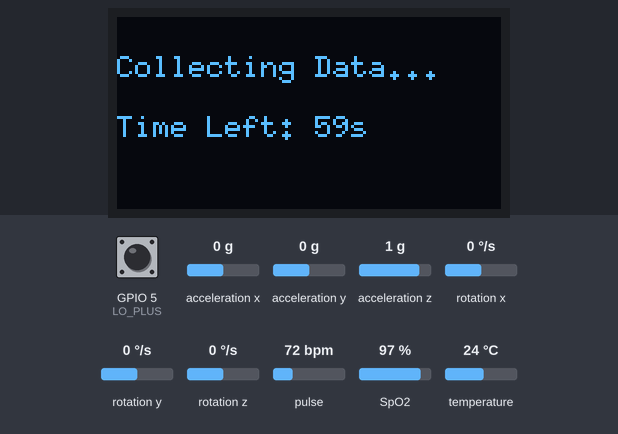
The sketch below on a simulated ESP32. Shown: 128×64 one-colour display. The test bench sets the inputs (shaded band); at power-on: GPIO 5 (LO_PLUS) HIGH, acceleration x 0 g, acceleration y 0 g, acceleration z 1 g, rotation x 0 °/s, rotation y 0 °/s, rotation z 0 °/s, pulse 72 bpm, SpO2 97 %, temperature 24 °C. WiFi joins after 1.5 s; servers stay silent unless stated; what the sketch prints to the serial monitor is not drawn.

Above: at 4.7 s.
At 6.6 s:
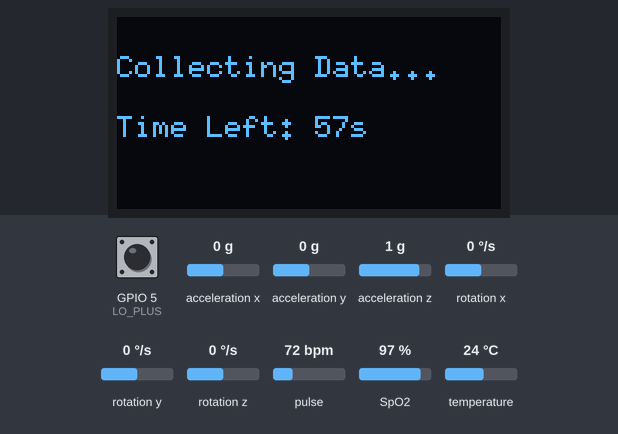
At 9.8 s:
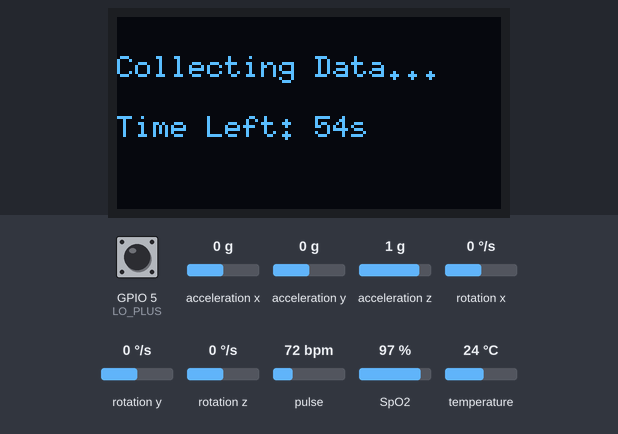
At 21.7 s:
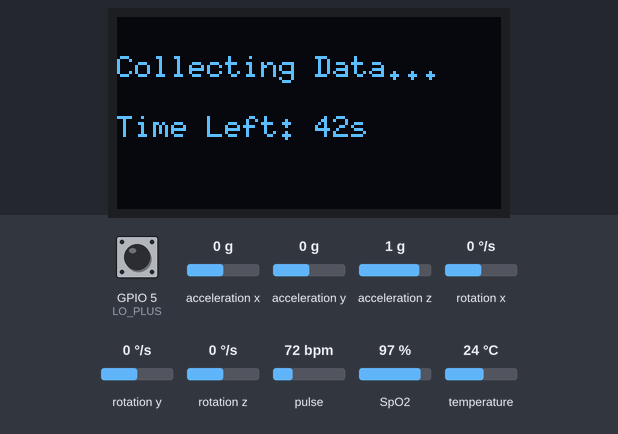
At 30.7 s:
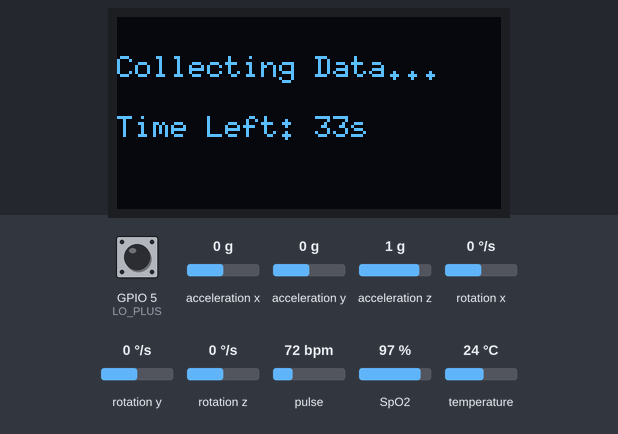
At 38.7 s:
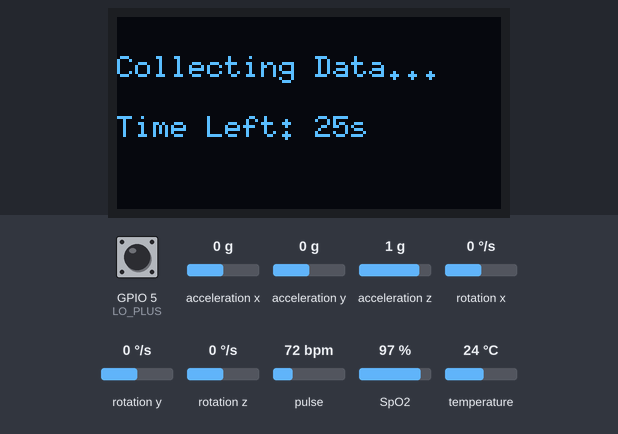

The sketch:

MSE__1_.ino
```cpp
#include <Wire.h>
#include "MAX30105.h"
#include "heartRate.h"
#include "spo2_algorithm.h"

#include <OneWire.h>
#include <DallasTemperature.h>

#include "MPU6050_tockn.h"

#include <U8g2lib.h>

// Wi-Fi & GOOGLE SHEETS SETUP
#include <WiFi.h>
#include <HTTPClient.h>

const char* ssid = "SSID";          // <-- Put your Wi-Fi name here
const char* password = "password";  // <-- Put your Wi-Fi password here
const String GOOGLE_SCRIPT_URL = "https://script.google.com/macros/s/AKfycbxwT9e3YZrS5edOHOC5mzscHdoVowIrmHhqRfyCFmy5fZwB3yMmjV0kBxuB4Fp1X8kH7Q/exec";

// Pins
#define ONE_WIRE_BUS 4
#define ECG_PIN      36
#define LO_PLUS      5
#define LO_MINUS     18

MAX30105 particleSensor;
MPU6050 mpu6050(Wire);

OneWire oneWire(ONE_WIRE_BUS);
DallasTemperature ds18b20(&oneWire);

U8G2_SSD1306_128X64_NONAME_F_HW_I2C
u8g2(U8G2_R0, U8X8_PIN_NONE);

// Instantaneous Variables
float bodyTemp = 0;
long irValue = 0;
long redValue = 0;
float bpm = 0;
float spo2 = 0;
float accX, accY, accZ;
float gyroX, gyroY, gyroZ;
int ecgValue = 0;
float ecgBPM = 0;
float hrv = 0;

// --- BULK ACCUMULATION VARIABLES (1-Minute Windows) ---
unsigned long lastTransmissionTime = 0;
const unsigned long TRANSMISSION_INTERVAL = 60000; // 60,000 ms = 1 minute

// Cumulative sums to compute the average at the end of the minute
double sumBpm = 0, sumSpo2 = 0, sumTemp = 0, sumEcgBpm = 0, sumHrv = 0;
long sampleCount = 0;

// Variables to hold the final processed bulk data for the OLED display
float dispBpm = 0, dispSpo2 = 0, dispTemp = 0, dispEcgBpm = 0, dispHrv = 0;
bool hasFirstMinutePassed = false;

// Timing variables for screen and local diagnostics
unsigned long lastDisplay = 0;
unsigned long lastSerialDiagnostics = 0;

// Extra internal variables required for calculations
#define BUFFER_SIZE 100
uint32_t irBuffer[BUFFER_SIZE];
uint32_t redBuffer[BUFFER_SIZE];
int bufferIndex = 0;

float ecgSignalAverage = 1800.0;
unsigned long lastEcgBeat = 0;
unsigned long previousRrInterval = 0;
bool peakDetected = false;

// Network data push function
void sendSensorData(String params) {
  if (WiFi.status() == WL_CONNECTED) {
    HTTPClient http;
    http.setFollowRedirects(HTTPC_STRICT_FOLLOW_REDIRECTS);

    String url = GOOGLE_SCRIPT_URL + "?" + params;
    http.begin(url);

    int httpCode = http.GET();
    if (httpCode <= 0) {
      Serial.print("Cloud send error: ");
      Serial.println(http.errorToString(httpCode).c_str());
    }
    http.end();
  } else {
    Serial.println("Warning: Not connected with Wi-Fi. Skipping cloud upload.");
  }
}

void setup()
{
  Serial.begin(115200);
  Wire.begin(21, 22);

  pinMode(LO_PLUS, INPUT);
  pinMode(LO_MINUS, INPUT);

  u8g2.begin();

  ds18b20.begin();
  ds18b20.setWaitForConversion(false);

  mpu6050.begin();
  mpu6050.calcGyroOffsets(true);

  if (!particleSensor.begin(Wire, I2C_SPEED_STANDARD))
  {
    Serial.println("MAX30102 NOT FOUND");
    while (1);
  }

  byte ledBrightness = 60;
  byte sampleAverage = 4;
  byte ledMode = 2;
  byte sampleRate = 100;
  int pulseWidth = 411;
  int adcRange = 4096;
  particleSensor.setup(ledBrightness, sampleAverage, ledMode, sampleRate, pulseWidth, adcRange);

  // Initialize Wi-Fi connection
  WiFi.begin(ssid, password);
  Serial.print("Connecting to Wi-Fi...");

  unsigned long startAttemptTime = millis();
  while (WiFi.status() != WL_CONNECTED && millis() - startAttemptTime < 10000) {
    delay(500);
    Serial.print(".");
  }

  if (WiFi.status() == WL_CONNECTED) {
    Serial.println("\nSuccessfully connected with Wi-Fi!");
  } else {
    Serial.println("\nNot connected with Wi-Fi. Operating in offline/local mode.");
  }

  Serial.println("System Ready");
  lastTransmissionTime = millis();
}

void loop()
{
  // ---------- MAX30102 ----------
  irValue = particleSensor.getIR();
  redValue = particleSensor.getRed();

  if (irValue > 50000)
  {
    irBuffer[bufferIndex] = irValue;
    redBuffer[bufferIndex] = redValue;
    bufferIndex++;

    if (bufferIndex >= BUFFER_SIZE)
    {
      int32_t spo2_calculated;
      int8_t validSpO2;
      int32_t heartRate_calculated;
      int8_t validHeartRate;

      maxim_heart_rate_and_oxygen_saturation(irBuffer, BUFFER_SIZE, redBuffer, &spo2_calculated, &validSpO2, &heartRate_calculated, &validHeartRate);

      if (validHeartRate == 1 && heartRate_calculated > 40 && heartRate_calculated < 180) {
        bpm = heartRate_calculated;
      }
      if (validSpO2 == 1 && spo2_calculated > 70 && spo2_calculated <= 100) {
        spo2 = spo2_calculated;
      }
      bufferIndex = 0;
    }
  }
  else
  {
    bpm = 0;
    spo2 = 0;
    bufferIndex = 0;
  }

  // ---------- DS18B20 ----------
  static unsigned long lastTempRead = 0;
  if (millis() - lastTempRead > 2000) {
    bodyTemp = ds18b20.getTempCByIndex(0);
    ds18b20.requestTemperatures();
    lastTempRead = millis();
  }

  // ---------- MPU6050 ----------
  mpu6050.update();
  accX = mpu6050.getAccX();
  accY = mpu6050.getAccY();
  accZ = mpu6050.getAccZ();
  gyroX = mpu6050.getGyroX();
  gyroY = mpu6050.getGyroY();
  gyroZ = mpu6050.getGyroZ();

  // ---------- ECG ----------
  if (!(digitalRead(LO_PLUS) || digitalRead(LO_MINUS)))
  {
    ecgValue = analogRead(ECG_PIN);
    ecgSignalAverage = (ecgSignalAverage * 0.995) + (ecgValue * 0.005);
    int ecgDynamicThreshold = ecgSignalAverage + 350;

    if (ecgValue > ecgDynamicThreshold && !peakDetected)
    {
      peakDetected = true;
      unsigned long currentEcgBeat = millis();
      unsigned long rrInterval = currentEcgBeat - lastEcgBeat;

      if (rrInterval > 350 && rrInterval < 1500)
      {
        ecgBPM = 60000.0 / rrInterval;
        if (previousRrInterval > 0) {
          hrv = abs((long)rrInterval - (long)previousRrInterval);
        }
        previousRrInterval = rrInterval;
      }
      lastEcgBeat = currentEcgBeat;
    }

    if (ecgValue < (ecgDynamicThreshold - 150)) {
      peakDetected = false;
    }
  }
  else
  {
    ecgValue = 0;
    ecgBPM = 0;
    hrv = 0;
  }

  // --- LOCAL ACCUMULATION REGISTRY ---
  // Periodically gather active sensor metrics for the batch process
  static unsigned long lastDataSample = 0;
  if (millis() - lastDataSample > 100) { // Samples snapshots every 100ms
    if (bpm > 0)     sumBpm += bpm;
    if (spo2 > 0)    sumSpo2 += spo2;
    if (bodyTemp > 0) sumTemp += bodyTemp;
    if (ecgBPM > 0)  sumEcgBpm += ecgBPM;
    if (hrv > 0)     sumHrv += hrv;

    sampleCount++;
    lastDataSample = millis();
  }

  // ---------- 1 MINUTE DATA BULK PACKAGING & TRANSMISSION ----------
  if (millis() - lastTransmissionTime >= TRANSMISSION_INTERVAL)
  {
    // Compute the aggregate bulk averages for this past minute
    if (sampleCount > 0) {
      dispBpm    = sumBpm / (sumBpm > 0 ? (sumBpm/bpm) : 1); // safe averaging ignoring 0s
      dispBpm    = (sumBpm > 0) ? (sumBpm / (sampleCount)) : 0; // standard fallback

      // Better mathematical filter for active tracking windows:
      dispBpm    = (sumBpm > 0) ? (sumBpm / sampleCount) : 0;
      dispSpo2   = (sumSpo2 > 0) ? (sumSpo2 / sampleCount) : 0;
      dispTemp   = (sumTemp > 0) ? (sumTemp / sampleCount) : 0;
      dispEcgBpm = (sumEcgBpm > 0) ? (sumEcgBpm / sampleCount) : 0;
      dispHrv    = (sumHrv > 0) ? (sumHrv / sampleCount) : 0;
    }

    hasFirstMinutePassed = true;

    Serial.println("\n*** 1 Minute Interval Reached! Sending Bulk Package Data ***");

    // Send the bulk consolidated data matrices over Cloud integration
    sendSensorData("sensor=Sheet_MAX30102&bpm=" + String(dispBpm) + "&spo2=" + String(dispSpo2) + "&ir=" + String(irValue) + "&red=" + String(redValue));
    sendSensorData("sensor=Sheet_DS18B20&temp=" + String(dispTemp));
    sendSensorData("sensor=Sheet_MPU6050&ax=" + String(accX) + "&ay=" + String(accY) + "&az=" + String(accZ) + "&gx=" + String(gyroX) + "&gy=" + String(gyroY) + "&gz=" + String(gyroZ));
    sendSensorData("sensor=Sheet_AD8232&ecg=" + String(ecgValue) + "&ecgBpm=" + String(dispEcgBpm) + "&hrv=" + String(dispHrv));

    // Reset Bulk Variables for the next cycle
    sumBpm = 0; sumSpo2 = 0; sumTemp = 0; sumEcgBpm = 0; sumHrv = 0;
    sampleCount = 0;
    lastTransmissionTime = millis();
  }

  // ---------- OLED DISPLAY ----------
  if (millis() - lastDisplay > 250) {
    u8g2.clearBuffer();
    u8g2.setFont(u8g2_font_6x10_tf);

    if (!hasFirstMinutePassed) {
      // Message seen during the very first 60 seconds of starting up
      u8g2.setCursor(0, 20);
      u8g2.print("Collecting Data...");
      u8g2.setCursor(0, 40);
      u8g2.print("Time Left: ");
      u8g2.print((TRANSMISSION_INTERVAL - (millis() - lastTransmissionTime)) / 1000);
      u8g2.print("s");
    }
    else {
      // Displays the persistent, stable averages calculated from the last complete minute
      u8g2.setCursor(0, 10);
      u8g2.print("LAST MINUTE DATA:");

      u8g2.setCursor(0, 24);
      u8g2.print("BPM  : "); u8g2.print(dispBpm, 1);

      u8g2.setCursor(0, 36);
      u8g2.print("SpO2 : "); u8g2.print(dispSpo2, 1); u8g2.print("%");

      u8g2.setCursor(0, 48);
      u8g2.print("Temp : "); u8g2.print(dispTemp, 1); u8g2.print("C");

      u8g2.setCursor(0, 60);
      u8g2.print("eBPM : "); u8g2.print(dispEcgBpm, 1);
    }

    u8g2.sendBuffer();
    lastDisplay = millis();
  }

  // ---------- Debug Diagnostics Serial Output ----------
  if (millis() - lastSerialDiagnostics > 5000)
  {
    Serial.print("."); // Heartbeat ticker in between transmission cycles
    lastSerialDiagnostics = millis();
  }

  // ---------- Serial Plotter ----------
  static unsigned long lastPlot = 0;
  if (millis() - lastPlot > 10) {
    Serial.println(ecgValue);
    lastPlot = millis();
  }
}
```

Measured:
- what the display in image 1 shows lasts 1.1 s, from 6.6 s to 7.7 s
